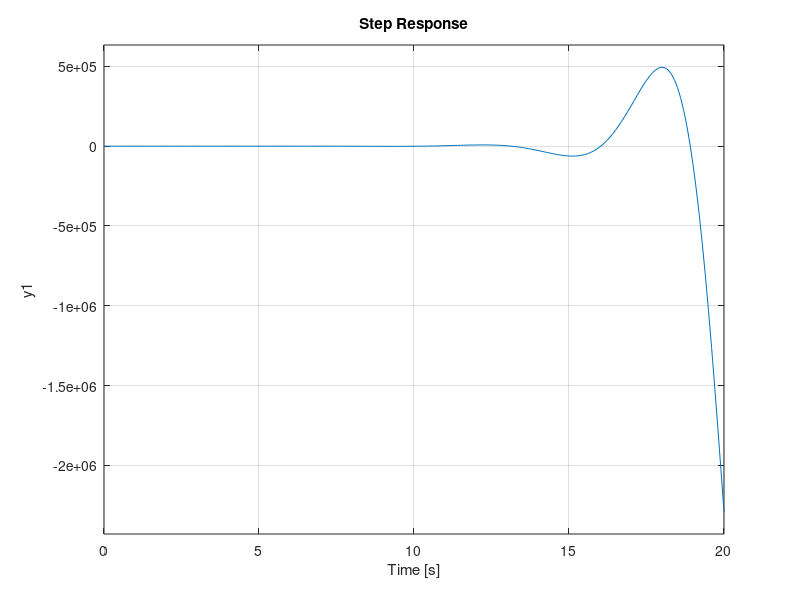
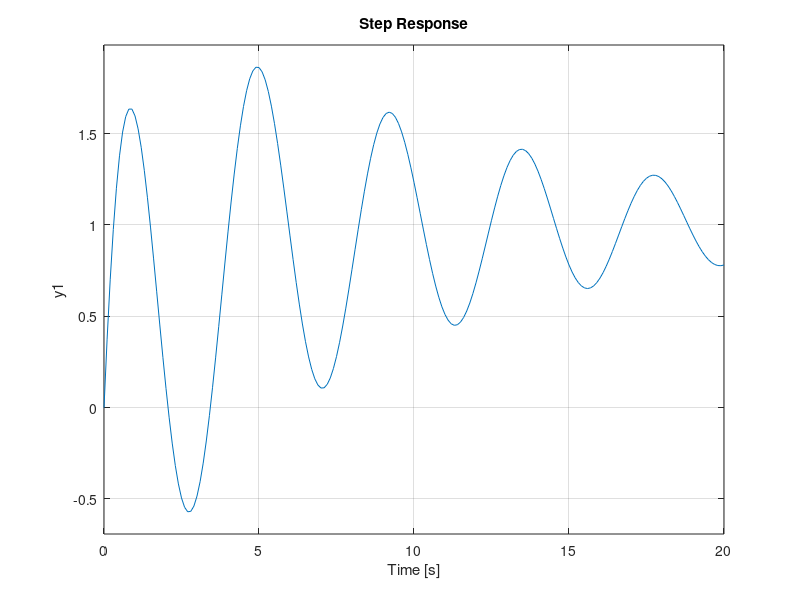

Reproduce these figures in MATLAB, in order.
%Clear
clear
clc
close all

%% Laboratory 2

%% 5. Resonant System: 
% G(s) = (8s^6 + 7s^5 + 6s^4 + 5s^3 + 4s^2 + 3s + 2) / (s^7 + 2s^6 + 3s^5 + 4s^4 + 5s^3 + 6s^2 + 7s + 1)

G_num5 = [8 7 6 5 4 3 2];
G_den5 = [1 2 3 4 5 6 7 1];
G5 = tf(G_num5, G_den5)


%% 6. Electrical Filter with Multiple Poles:
% G(s) = 4s^3 + 3s^2 + 2s + 1 / s^4 + 2s^3 + 3s^2 + 4s + 1

G_num6 = [4 3 2 1];
G_den6 = [1 2 3 4 1];
G6 = tf(G_num6,G_den6)

%% step response
step(G5,0:0.1:20)
figure %This will show the figures of the problem 7 and 8 at the same time
step(G6,0:0.1:20)
